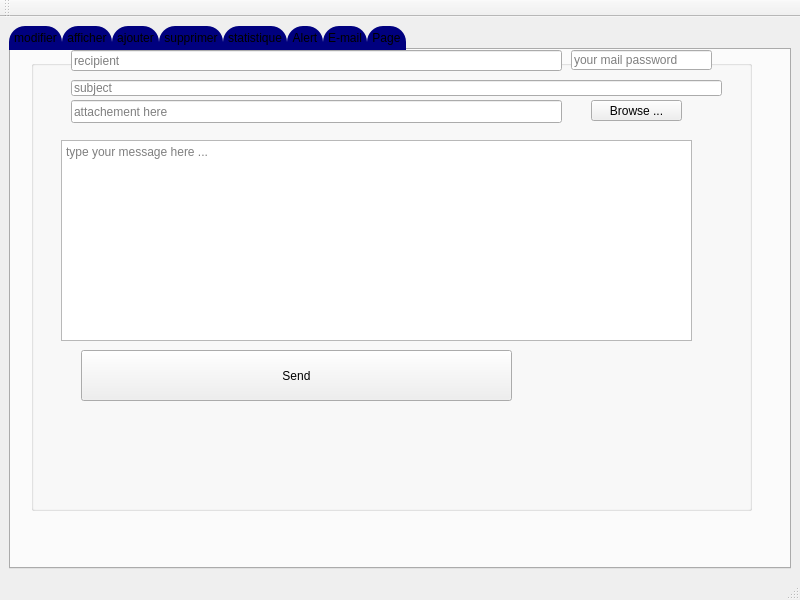
<?xml version="1.0" encoding="UTF-8"?>
<ui version="4.0">
 <class>MainWindow</class>
 <widget class="QMainWindow" name="MainWindow">
  <property name="geometry">
   <rect>
    <x>0</x>
    <y>0</y>
    <width>800</width>
    <height>600</height>
   </rect>
  </property>
  <property name="windowTitle">
   <string>MainWindow</string>
  </property>
  <widget class="QWidget" name="centralwidget">
   <layout class="QGridLayout" name="gridLayout">
    <item row="0" column="0">
     <widget class="QTabWidget" name="tabWidget">
      <property name="maximumSize">
       <size>
        <width>16777215</width>
        <height>16777215</height>
       </size>
      </property>
      <property name="mouseTracking">
       <bool>true</bool>
      </property>
      <property name="styleSheet">
       <string notr="true">
QTabBar::tab {
	background-color: rgb(0, 0, 127);
    background: qlineargradient(x1: 0, y1: 0, x2: 0, y2: 1,
                                stop: 0 #E1E1E1, stop: 0.4 rgb(0, 0, 127),
                                stop: 0.5 #D8D8D8, stop: 1.0 rgb(170, 170, 255););
	

   /* same as the pane color */
	border-bottom-color: rgb(50, 0, 127);
	border-bottom-color: rgb(50, 0, 127);
    border-top-left-radius: 16px;
    border-top-right-radius: 16px;
    min-width:30ex;
    padding: 5px;
     font: bold, &quot;Comic Sans MS&quot;;
}

QTabBar::tab:selected, QTabBar::tab:hover {
    background: qlineargradient(x1: 0, y1: 0, x2: 0, y2: 1,
                                stop: 0 rgb(170, 170, 255), stop: 0.4  rgb(50, 0, 127),
                                stop: 0.5 rgb(50, 0, 127), stop: 1.0  rgb(170, 170, 255));
}</string>
      </property>
      <property name="currentIndex">
       <number>6</number>
      </property>
      <widget class="QWidget" name="tab_3">
       <attribute name="title">
        <string>modifier</string>
       </attribute>
       <widget class="QGroupBox" name="groupBox_3">
        <property name="geometry">
         <rect>
          <x>60</x>
          <y>60</y>
          <width>601</width>
          <height>281</height>
         </rect>
        </property>
        <property name="styleSheet">
         <string notr="true">background-color: rgb(170, 170, 255);</string>
        </property>
        <property name="title">
         <string/>
        </property>
        <widget class="QLabel" name="label_12">
         <property name="geometry">
          <rect>
           <x>110</x>
           <y>60</y>
           <width>47</width>
           <height>14</height>
          </rect>
         </property>
         <property name="styleSheet">
          <string notr="true"> font: bold, &quot;Comic Sans MS&quot;;
</string>
         </property>
         <property name="text">
          <string>ID</string>
         </property>
         <property name="buddy">
          <cstring>id</cstring>
         </property>
        </widget>
        <widget class="QLabel" name="label_13">
         <property name="geometry">
          <rect>
           <x>90</x>
           <y>100</y>
           <width>47</width>
           <height>14</height>
          </rect>
         </property>
         <property name="styleSheet">
          <string notr="true"> font: bold, &quot;Comic Sans MS&quot;;
</string>
         </property>
         <property name="text">
          <string>NOM</string>
         </property>
         <property name="buddy">
          <cstring>nom</cstring>
         </property>
        </widget>
        <widget class="QLabel" name="label_14">
         <property name="geometry">
          <rect>
           <x>80</x>
           <y>140</y>
           <width>51</width>
           <height>20</height>
          </rect>
         </property>
         <property name="styleSheet">
          <string notr="true"> font: bold, &quot;Comic Sans MS&quot;;
</string>
         </property>
         <property name="text">
          <string>PRENOM</string>
         </property>
         <property name="buddy">
          <cstring>prenom</cstring>
         </property>
        </widget>
        <widget class="QLabel" name="label_15">
         <property name="geometry">
          <rect>
           <x>70</x>
           <y>180</y>
           <width>71</width>
           <height>20</height>
          </rect>
         </property>
         <property name="styleSheet">
          <string notr="true"> font: bold, &quot;Comic Sans MS&quot;;
</string>
         </property>
         <property name="text">
          <string>FONCTION</string>
         </property>
         <property name="buddy">
          <cstring>fonction</cstring>
         </property>
        </widget>
        <widget class="QLabel" name="label_16">
         <property name="geometry">
          <rect>
           <x>80</x>
           <y>220</y>
           <width>61</width>
           <height>20</height>
          </rect>
         </property>
         <property name="styleSheet">
          <string notr="true"> font: bold, &quot;Comic Sans MS&quot;;
</string>
         </property>
         <property name="text">
          <string>SALAIRE</string>
         </property>
         <property name="buddy">
          <cstring>salaire</cstring>
         </property>
        </widget>
        <widget class="QPushButton" name="pushButton_modifier">
         <property name="geometry">
          <rect>
           <x>380</x>
           <y>100</y>
           <width>141</width>
           <height>31</height>
          </rect>
         </property>
         <property name="styleSheet">
          <string notr="true">QPushButton{
	border-radius:10px;
	background-color: rgb(0, 0, 127);
	color: rgb(85, 85, 255);
 font: bold, &quot;Comic Sans MS&quot;;


}

QPushButton:hover{

	
	color: rgb(85, 10, 255);

}</string>
         </property>
         <property name="text">
          <string>MODIFIER</string>
         </property>
        </widget>
        <widget class="QLineEdit" name="id">
         <property name="geometry">
          <rect>
           <x>160</x>
           <y>60</y>
           <width>113</width>
           <height>20</height>
          </rect>
         </property>
         <property name="styleSheet">
          <string notr="true"/>
         </property>
         <property name="text">
          <string/>
         </property>
        </widget>
        <widget class="QLineEdit" name="nom">
         <property name="geometry">
          <rect>
           <x>160</x>
           <y>100</y>
           <width>113</width>
           <height>20</height>
          </rect>
         </property>
         <property name="styleSheet">
          <string notr="true"/>
         </property>
         <property name="text">
          <string/>
         </property>
        </widget>
        <widget class="QLineEdit" name="prenom">
         <property name="geometry">
          <rect>
           <x>160</x>
           <y>140</y>
           <width>113</width>
           <height>20</height>
          </rect>
         </property>
         <property name="styleSheet">
          <string notr="true"/>
         </property>
         <property name="text">
          <string/>
         </property>
        </widget>
        <widget class="QLineEdit" name="salaire">
         <property name="geometry">
          <rect>
           <x>160</x>
           <y>220</y>
           <width>113</width>
           <height>20</height>
          </rect>
         </property>
         <property name="styleSheet">
          <string notr="true"/>
         </property>
         <property name="text">
          <string/>
         </property>
        </widget>
        <widget class="QLineEdit" name="fonction">
         <property name="geometry">
          <rect>
           <x>160</x>
           <y>180</y>
           <width>113</width>
           <height>20</height>
          </rect>
         </property>
         <property name="styleSheet">
          <string notr="true"/>
         </property>
         <property name="text">
          <string/>
         </property>
        </widget>
        <widget class="QPushButton" name="pushButton_modifier_2">
         <property name="geometry">
          <rect>
           <x>380</x>
           <y>160</y>
           <width>141</width>
           <height>31</height>
          </rect>
         </property>
         <property name="styleSheet">
          <string notr="true">QPushButton{
	border-radius:10px;
	background-color: rgb(0, 0, 127);
	color: rgb(85, 85, 255);
 font: bold, &quot;Comic Sans MS&quot;;


}

QPushButton:hover{

	
	color: rgb(85, 10, 255);

}</string>
         </property>
         <property name="text">
          <string>Annuler</string>
         </property>
        </widget>
        <widget class="QLabel" name="label_17">
         <property name="geometry">
          <rect>
           <x>80</x>
           <y>250</y>
           <width>61</width>
           <height>20</height>
          </rect>
         </property>
         <property name="styleSheet">
          <string notr="true"> font: bold, &quot;Comic Sans MS&quot;;
</string>
         </property>
         <property name="text">
          <string>alert</string>
         </property>
         <property name="buddy">
          <cstring>salaire</cstring>
         </property>
        </widget>
        <widget class="QLineEdit" name="alert">
         <property name="geometry">
          <rect>
           <x>160</x>
           <y>250</y>
           <width>113</width>
           <height>20</height>
          </rect>
         </property>
         <property name="styleSheet">
          <string notr="true"/>
         </property>
         <property name="text">
          <string/>
         </property>
        </widget>
       </widget>
      </widget>
      <widget class="QWidget" name="tab_2">
       <attribute name="title">
        <string>afficher</string>
       </attribute>
       <widget class="QGroupBox" name="groupBox_2">
        <property name="geometry">
         <rect>
          <x>90</x>
          <y>30</y>
          <width>631</width>
          <height>301</height>
         </rect>
        </property>
        <property name="styleSheet">
         <string notr="true">background-color: rgb(170, 170, 255);
</string>
        </property>
        <property name="title">
         <string/>
        </property>
        <widget class="QTableView" name="tableView">
         <property name="geometry">
          <rect>
           <x>10</x>
           <y>60</y>
           <width>611</width>
           <height>221</height>
          </rect>
         </property>
         <property name="styleSheet">
          <string notr="true">
background-color: rgb(170, 170, 255);</string>
         </property>
        </widget>
        <widget class="QLineEdit" name="linerech">
         <property name="geometry">
          <rect>
           <x>10</x>
           <y>30</y>
           <width>381</width>
           <height>21</height>
          </rect>
         </property>
         <property name="styleSheet">
          <string notr="true">background-color: rgb(255, 255, 255);</string>
         </property>
         <property name="clearButtonEnabled">
          <bool>false</bool>
         </property>
        </widget>
        <widget class="QPushButton" name="pushButton_recherche">
         <property name="geometry">
          <rect>
           <x>400</x>
           <y>30</y>
           <width>75</width>
           <height>23</height>
          </rect>
         </property>
         <property name="styleSheet">
          <string notr="true">QPushButton{
	border-radius:7px;
	background-color: rgb(0, 0, 127);
	color: rgb(85, 85, 255);
 font: bold, &quot;Comic Sans MS&quot;;


}

QPushButton:hover{

	
	color: rgb(85, 10, 255);

}</string>
         </property>
         <property name="text">
          <string>recherche </string>
         </property>
        </widget>
        <widget class="QPushButton" name="pushButton_tri">
         <property name="geometry">
          <rect>
           <x>480</x>
           <y>30</y>
           <width>75</width>
           <height>23</height>
          </rect>
         </property>
         <property name="styleSheet">
          <string notr="true">QPushButton{
	border-radius:7px;
	background-color: rgb(0, 0, 127);
	color: rgb(85, 85, 255);
 font: bold, &quot;Comic Sans MS&quot;;

}

QPushButton:hover{

	
	color: rgb(85, 10, 255);

}</string>
         </property>
         <property name="text">
          <string>tri</string>
         </property>
        </widget>
        <widget class="QPushButton" name="pushButton_pdf">
         <property name="geometry">
          <rect>
           <x>560</x>
           <y>30</y>
           <width>61</width>
           <height>23</height>
          </rect>
         </property>
         <property name="styleSheet">
          <string notr="true">QPushButton{
	border-radius:7px;
	background-color: rgb(0, 0, 127);
	color: rgb(85, 85, 255);
 font: bold, &quot;Comic Sans MS&quot;;

}

QPushButton:hover{

	
	color: rgb(85, 10, 255);

}</string>
         </property>
         <property name="text">
          <string>pdf</string>
         </property>
        </widget>
        <zorder>linerech</zorder>
        <zorder>pushButton_recherche</zorder>
        <zorder>pushButton_tri</zorder>
        <zorder>pushButton_pdf</zorder>
        <zorder>tableView</zorder>
       </widget>
      </widget>
      <widget class="QWidget" name="tab">
       <attribute name="title">
        <string>ajouter</string>
       </attribute>
       <widget class="QGroupBox" name="groupBox">
        <property name="geometry">
         <rect>
          <x>90</x>
          <y>30</y>
          <width>581</width>
          <height>301</height>
         </rect>
        </property>
        <property name="styleSheet">
         <string notr="true">background-color: rgb(170, 170, 255);</string>
        </property>
        <property name="title">
         <string/>
        </property>
        <widget class="QPushButton" name="pushButton">
         <property name="geometry">
          <rect>
           <x>340</x>
           <y>140</y>
           <width>101</width>
           <height>31</height>
          </rect>
         </property>
         <property name="styleSheet">
          <string notr="true">QPushButton{
	border-radius:10px;
	background-color: rgb(0, 0, 127);
	color: rgb(85, 85, 255);
 font: bold, &quot;Comic Sans MS&quot;;

} 

QPushButton:hover{

	
	color: rgb(85, 10, 255);

}</string>
         </property>
         <property name="text">
          <string>AJOUTER</string>
         </property>
        </widget>
        <widget class="QPushButton" name="pushButton_2">
         <property name="geometry">
          <rect>
           <x>460</x>
           <y>140</y>
           <width>91</width>
           <height>31</height>
          </rect>
         </property>
         <property name="styleSheet">
          <string notr="true">QPushButton{
	border-radius:10px;
	background-color: rgb(0, 0, 127);
	color: rgb(85, 85, 255);
 font: bold, &quot;Comic Sans MS&quot;;


}

QPushButton:hover{

	
	color: rgb(85, 10, 255);

}</string>
         </property>
         <property name="text">
          <string>ANNULER</string>
         </property>
        </widget>
        <widget class="QLabel" name="label">
         <property name="geometry">
          <rect>
           <x>120</x>
           <y>60</y>
           <width>47</width>
           <height>14</height>
          </rect>
         </property>
         <property name="styleSheet">
          <string notr="true"> font: bold, &quot;Comic Sans MS&quot;;
</string>
         </property>
         <property name="text">
          <string>ID</string>
         </property>
         <property name="buddy">
          <cstring>pushButton_2</cstring>
         </property>
        </widget>
        <widget class="QLabel" name="label_2">
         <property name="geometry">
          <rect>
           <x>110</x>
           <y>90</y>
           <width>47</width>
           <height>14</height>
          </rect>
         </property>
         <property name="styleSheet">
          <string notr="true"> font: bold, &quot;Comic Sans MS&quot;;
</string>
         </property>
         <property name="text">
          <string>NOM</string>
         </property>
         <property name="buddy">
          <cstring>pushButton_2</cstring>
         </property>
        </widget>
        <widget class="QLabel" name="label_3">
         <property name="geometry">
          <rect>
           <x>100</x>
           <y>130</y>
           <width>47</width>
           <height>14</height>
          </rect>
         </property>
         <property name="styleSheet">
          <string notr="true"> font: bold, &quot;Comic Sans MS&quot;;
</string>
         </property>
         <property name="text">
          <string>PRENOM</string>
         </property>
         <property name="buddy">
          <cstring>pushButton_2</cstring>
         </property>
        </widget>
        <widget class="QLabel" name="label_4">
         <property name="geometry">
          <rect>
           <x>90</x>
           <y>160</y>
           <width>81</width>
           <height>20</height>
          </rect>
         </property>
         <property name="styleSheet">
          <string notr="true"> font: bold, &quot;Comic Sans MS&quot;;
</string>
         </property>
         <property name="text">
          <string>FONTCION</string>
         </property>
         <property name="buddy">
          <cstring>pushButton_2</cstring>
         </property>
        </widget>
        <widget class="QLabel" name="label_5">
         <property name="geometry">
          <rect>
           <x>80</x>
           <y>190</y>
           <width>81</width>
           <height>20</height>
          </rect>
         </property>
         <property name="styleSheet">
          <string notr="true"> font: bold, &quot;Comic Sans MS&quot;;
</string>
         </property>
         <property name="text">
          <string>SALAIRE</string>
         </property>
         <property name="buddy">
          <cstring>lineEdit_salaire</cstring>
         </property>
        </widget>
        <widget class="QLineEdit" name="lineEdit_id">
         <property name="geometry">
          <rect>
           <x>160</x>
           <y>60</y>
           <width>113</width>
           <height>20</height>
          </rect>
         </property>
         <property name="text">
          <string/>
         </property>
        </widget>
        <widget class="QLineEdit" name="lineEdit_nom">
         <property name="geometry">
          <rect>
           <x>160</x>
           <y>90</y>
           <width>113</width>
           <height>20</height>
          </rect>
         </property>
         <property name="text">
          <string/>
         </property>
        </widget>
        <widget class="QLineEdit" name="lineEdit_prenom">
         <property name="geometry">
          <rect>
           <x>160</x>
           <y>130</y>
           <width>113</width>
           <height>20</height>
          </rect>
         </property>
         <property name="text">
          <string/>
         </property>
        </widget>
        <widget class="QLineEdit" name="lineEdit_salaire">
         <property name="geometry">
          <rect>
           <x>160</x>
           <y>190</y>
           <width>113</width>
           <height>20</height>
          </rect>
         </property>
         <property name="text">
          <string/>
         </property>
        </widget>
        <widget class="QLineEdit" name="lineEdit_fonction">
         <property name="geometry">
          <rect>
           <x>160</x>
           <y>160</y>
           <width>113</width>
           <height>20</height>
          </rect>
         </property>
         <property name="text">
          <string/>
         </property>
        </widget>
        <widget class="QLabel" name="label_8">
         <property name="geometry">
          <rect>
           <x>80</x>
           <y>220</y>
           <width>81</width>
           <height>20</height>
          </rect>
         </property>
         <property name="styleSheet">
          <string notr="true"> font: bold, &quot;Comic Sans MS&quot;;
</string>
         </property>
         <property name="text">
          <string>alert</string>
         </property>
         <property name="buddy">
          <cstring>lineEdit_salaire</cstring>
         </property>
        </widget>
        <widget class="QLineEdit" name="lineEdit_alert_2">
         <property name="geometry">
          <rect>
           <x>160</x>
           <y>220</y>
           <width>113</width>
           <height>20</height>
          </rect>
         </property>
         <property name="text">
          <string/>
         </property>
        </widget>
       </widget>
      </widget>
      <widget class="QWidget" name="tab_4">
       <attribute name="title">
        <string>supprimer</string>
       </attribute>
       <widget class="QGroupBox" name="groupBox_4">
        <property name="geometry">
         <rect>
          <x>40</x>
          <y>10</y>
          <width>601</width>
          <height>271</height>
         </rect>
        </property>
        <property name="styleSheet">
         <string notr="true">background-color: rgb(170, 170, 255);</string>
        </property>
        <property name="title">
         <string/>
        </property>
        <widget class="QLabel" name="label_7">
         <property name="geometry">
          <rect>
           <x>230</x>
           <y>110</y>
           <width>47</width>
           <height>14</height>
          </rect>
         </property>
         <property name="styleSheet">
          <string notr="true"> font: bold, &quot;Comic Sans MS&quot;;
</string>
         </property>
         <property name="text">
          <string>ID</string>
         </property>
         <property name="buddy">
          <cstring>pushButton_supprimer</cstring>
         </property>
        </widget>
        <widget class="QLineEdit" name="lineEdit_supp">
         <property name="geometry">
          <rect>
           <x>290</x>
           <y>110</y>
           <width>113</width>
           <height>20</height>
          </rect>
         </property>
         <property name="text">
          <string/>
         </property>
        </widget>
        <widget class="QPushButton" name="pushButton_supprimer">
         <property name="geometry">
          <rect>
           <x>190</x>
           <y>180</y>
           <width>141</width>
           <height>31</height>
          </rect>
         </property>
         <property name="styleSheet">
          <string notr="true">QPushButton{
	border-radius:10px;
	background-color: rgb(0, 0, 127);
	color: rgb(85, 85, 255);
 font: bold, &quot;Comic Sans MS&quot;;


}

QPushButton:hover{

	
	color: rgb(85, 10, 255);

}</string>
         </property>
         <property name="text">
          <string>SUPPRIMER</string>
         </property>
        </widget>
        <widget class="QPushButton" name="pushButton_supprimer_2">
         <property name="geometry">
          <rect>
           <x>370</x>
           <y>180</y>
           <width>141</width>
           <height>31</height>
          </rect>
         </property>
         <property name="styleSheet">
          <string notr="true">QPushButton{
	border-radius:10px;
	background-color: rgb(0, 0, 127);
	color: rgb(85, 85, 255);
 font: bold, &quot;Comic Sans MS&quot;;


}

QPushButton:hover{

	
	color: rgb(85, 10, 255);

}</string>
         </property>
         <property name="text">
          <string>Annuler</string>
         </property>
        </widget>
       </widget>
      </widget>
      <widget class="QWidget" name="tab_5">
       <attribute name="title">
        <string>statistique</string>
       </attribute>
       <widget class="QFrame" name="horizontalFrame">
        <property name="geometry">
         <rect>
          <x>40</x>
          <y>40</y>
          <width>581</width>
          <height>411</height>
         </rect>
        </property>
        <property name="styleSheet">
         <string notr="true">background-color: rgb(170, 170, 255);</string>
        </property>
        <layout class="QHBoxLayout" name="horizontalLayout_2">
         <item>
          <widget class="QPushButton" name="pushButton_3">
           <property name="styleSheet">
            <string notr="true">QPushButton{
	border-radius:7px;
	background-color: rgb(0, 0, 127);
	color: rgb(85, 85, 255);
 font: bold, &quot;Comic Sans MS&quot;;


}

QPushButton:hover{

	
	color: rgb(85, 10, 255);

}</string>
           </property>
           <property name="text">
            <string>stat</string>
           </property>
          </widget>
         </item>
        </layout>
       </widget>
      </widget>
      <widget class="QWidget" name="tab_6">
       <attribute name="title">
        <string>Alert</string>
       </attribute>
       <widget class="QGroupBox" name="groupBox_5">
        <property name="geometry">
         <rect>
          <x>130</x>
          <y>10</y>
          <width>601</width>
          <height>291</height>
         </rect>
        </property>
        <property name="styleSheet">
         <string notr="true">background-color: rgb(170, 170, 255);</string>
        </property>
        <property name="title">
         <string/>
        </property>
        <widget class="QLabel" name="label_6">
         <property name="geometry">
          <rect>
           <x>220</x>
           <y>120</y>
           <width>47</width>
           <height>14</height>
          </rect>
         </property>
         <property name="styleSheet">
          <string notr="true"> font: bold, &quot;Comic Sans MS&quot;;
</string>
         </property>
         <property name="text">
          <string>ID</string>
         </property>
        </widget>
        <widget class="QLineEdit" name="lineEdit_alert">
         <property name="geometry">
          <rect>
           <x>280</x>
           <y>120</y>
           <width>113</width>
           <height>20</height>
          </rect>
         </property>
        </widget>
        <widget class="QPushButton" name="pushButton_4">
         <property name="geometry">
          <rect>
           <x>270</x>
           <y>200</y>
           <width>75</width>
           <height>23</height>
          </rect>
         </property>
         <property name="styleSheet">
          <string notr="true">QPushButton{
	border-radius:7px;
	background-color: rgb(0, 0, 127);
	color: rgb(85, 85, 255);
 font: bold, &quot;Comic Sans MS&quot;;


}

QPushButton:hover{

	
	color: rgb(85, 10, 255);

}</string>
         </property>
         <property name="text">
          <string>Alert</string>
         </property>
        </widget>
        <widget class="QPushButton" name="pushButton_5">
         <property name="geometry">
          <rect>
           <x>400</x>
           <y>200</y>
           <width>75</width>
           <height>23</height>
          </rect>
         </property>
         <property name="styleSheet">
          <string notr="true">QPushButton{
	border-radius:7px;
	background-color: rgb(0, 0, 127);
	color: rgb(85, 85, 255);
 font: bold, &quot;Comic Sans MS&quot;;


}

QPushButton:hover{

	
	color: rgb(85, 10, 255);

}</string>
         </property>
         <property name="text">
          <string>Annuler</string>
         </property>
        </widget>
       </widget>
      </widget>
      <widget class="QWidget" name="tab_7">
       <attribute name="title">
        <string>E-mail</string>
       </attribute>
       <widget class="QGroupBox" name="groupBox_6">
        <property name="geometry">
         <rect>
          <x>20</x>
          <y>10</y>
          <width>721</width>
          <height>451</height>
         </rect>
        </property>
        <property name="title">
         <string/>
        </property>
       </widget>
       <widget class="QPushButton" name="envoyer">
        <property name="geometry">
         <rect>
          <x>70</x>
          <y>300</y>
          <width>431</width>
          <height>51</height>
         </rect>
        </property>
        <property name="text">
         <string>Send</string>
        </property>
       </widget>
       <widget class="QPushButton" name="browse">
        <property name="geometry">
         <rect>
          <x>580</x>
          <y>50</y>
          <width>91</width>
          <height>21</height>
         </rect>
        </property>
        <property name="text">
         <string>Browse ...</string>
        </property>
       </widget>
       <widget class="QLineEdit" name="pass">
        <property name="geometry">
         <rect>
          <x>560</x>
          <y>0</y>
          <width>141</width>
          <height>20</height>
         </rect>
        </property>
        <property name="echoMode">
         <enum>QLineEdit::Password</enum>
        </property>
        <property name="placeholderText">
         <string>your mail password</string>
        </property>
       </widget>
       <widget class="QLineEdit" name="objet">
        <property name="geometry">
         <rect>
          <x>60</x>
          <y>30</y>
          <width>651</width>
          <height>16</height>
         </rect>
        </property>
        <property name="placeholderText">
         <string>subject</string>
        </property>
       </widget>
       <widget class="QLineEdit" name="file">
        <property name="geometry">
         <rect>
          <x>60</x>
          <y>50</y>
          <width>491</width>
          <height>23</height>
         </rect>
        </property>
        <property name="placeholderText">
         <string>attachement here</string>
        </property>
       </widget>
       <widget class="QLineEdit" name="adresseMail">
        <property name="geometry">
         <rect>
          <x>60</x>
          <y>0</y>
          <width>491</width>
          <height>21</height>
         </rect>
        </property>
        <property name="placeholderText">
         <string>recipient</string>
        </property>
       </widget>
       <widget class="QTextEdit" name="message">
        <property name="geometry">
         <rect>
          <x>50</x>
          <y>90</y>
          <width>631</width>
          <height>201</height>
         </rect>
        </property>
        <property name="placeholderText">
         <string>type your message here ...</string>
        </property>
       </widget>
      </widget>
      <widget class="QWidget" name="tab_8">
       <attribute name="title">
        <string>Page</string>
       </attribute>
       <widget class="QPushButton" name="notepadebt">
        <property name="geometry">
         <rect>
          <x>320</x>
          <y>130</y>
          <width>75</width>
          <height>23</height>
         </rect>
        </property>
        <property name="text">
         <string>Notepad</string>
        </property>
       </widget>
      </widget>
     </widget>
    </item>
   </layout>
  </widget>
  <widget class="QStatusBar" name="statusbar"/>
  <widget class="QToolBar" name="toolBar">
   <property name="windowTitle">
    <string>toolBar</string>
   </property>
   <attribute name="toolBarArea">
    <enum>TopToolBarArea</enum>
   </attribute>
   <attribute name="toolBarBreak">
    <bool>false</bool>
   </attribute>
  </widget>
  <widget class="QMenuBar" name="menuBar">
   <property name="geometry">
    <rect>
     <x>0</x>
     <y>0</y>
     <width>800</width>
     <height>22</height>
    </rect>
   </property>
  </widget>
 </widget>
 <resources/>
 <connections>
  <connection>
   <sender>pushButton_supprimer_2</sender>
   <signal>clicked()</signal>
   <receiver>lineEdit_supp</receiver>
   <slot>clear()</slot>
   <hints>
    <hint type="sourcelabel">
     <x>478</x>
     <y>276</y>
    </hint>
    <hint type="destinationlabel">
     <x>474</x>
     <y>195</y>
    </hint>
   </hints>
  </connection>
  <connection>
   <sender>pushButton_modifier_2</sender>
   <signal>clicked()</signal>
   <receiver>fonction</receiver>
   <slot>clear()</slot>
   <hints>
    <hint type="sourcelabel">
     <x>482</x>
     <y>306</y>
    </hint>
    <hint type="destinationlabel">
     <x>374</x>
     <y>296</y>
    </hint>
   </hints>
  </connection>
  <connection>
   <sender>pushButton_2</sender>
   <signal>clicked()</signal>
   <receiver>lineEdit_prenom</receiver>
   <slot>clear()</slot>
   <hints>
    <hint type="sourcelabel">
     <x>592</x>
     <y>256</y>
    </hint>
    <hint type="destinationlabel">
     <x>343</x>
     <y>235</y>
    </hint>
   </hints>
  </connection>
  <connection>
   <sender>pushButton_modifier_2</sender>
   <signal>clicked()</signal>
   <receiver>id</receiver>
   <slot>clear()</slot>
   <hints>
    <hint type="sourcelabel">
     <x>482</x>
     <y>306</y>
    </hint>
    <hint type="destinationlabel">
     <x>348</x>
     <y>176</y>
    </hint>
   </hints>
  </connection>
  <connection>
   <sender>pushButton_2</sender>
   <signal>clicked()</signal>
   <receiver>lineEdit_id</receiver>
   <slot>clear()</slot>
   <hints>
    <hint type="sourcelabel">
     <x>601</x>
     <y>256</y>
    </hint>
    <hint type="destinationlabel">
     <x>302</x>
     <y>165</y>
    </hint>
   </hints>
  </connection>
  <connection>
   <sender>pushButton_2</sender>
   <signal>clicked()</signal>
   <receiver>lineEdit_fonction</receiver>
   <slot>clear()</slot>
   <hints>
    <hint type="sourcelabel">
     <x>620</x>
     <y>256</y>
    </hint>
    <hint type="destinationlabel">
     <x>318</x>
     <y>265</y>
    </hint>
   </hints>
  </connection>
  <connection>
   <sender>pushButton_modifier_2</sender>
   <signal>clicked()</signal>
   <receiver>nom</receiver>
   <slot>clear()</slot>
   <hints>
    <hint type="sourcelabel">
     <x>482</x>
     <y>306</y>
    </hint>
    <hint type="destinationlabel">
     <x>370</x>
     <y>216</y>
    </hint>
   </hints>
  </connection>
  <connection>
   <sender>pushButton_modifier_2</sender>
   <signal>clicked()</signal>
   <receiver>salaire</receiver>
   <slot>clear()</slot>
   <hints>
    <hint type="sourcelabel">
     <x>482</x>
     <y>306</y>
    </hint>
    <hint type="destinationlabel">
     <x>366</x>
     <y>336</y>
    </hint>
   </hints>
  </connection>
  <connection>
   <sender>pushButton_2</sender>
   <signal>clicked()</signal>
   <receiver>lineEdit_nom</receiver>
   <slot>clear()</slot>
   <hints>
    <hint type="sourcelabel">
     <x>621</x>
     <y>256</y>
    </hint>
    <hint type="destinationlabel">
     <x>321</x>
     <y>195</y>
    </hint>
   </hints>
  </connection>
  <connection>
   <sender>pushButton_modifier_2</sender>
   <signal>clicked()</signal>
   <receiver>prenom</receiver>
   <slot>clear()</slot>
   <hints>
    <hint type="sourcelabel">
     <x>482</x>
     <y>306</y>
    </hint>
    <hint type="destinationlabel">
     <x>374</x>
     <y>256</y>
    </hint>
   </hints>
  </connection>
  <connection>
   <sender>pushButton_2</sender>
   <signal>clicked()</signal>
   <receiver>lineEdit_salaire</receiver>
   <slot>clear()</slot>
   <hints>
    <hint type="sourcelabel">
     <x>617</x>
     <y>256</y>
    </hint>
    <hint type="destinationlabel">
     <x>349</x>
     <y>295</y>
    </hint>
   </hints>
  </connection>
 </connections>
</ui>
